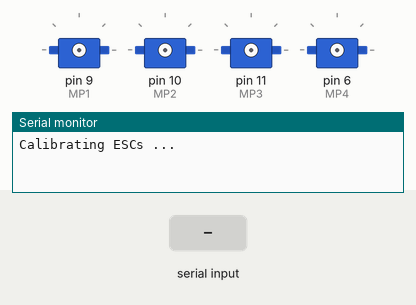
Simulated run of this sketch. Board: Arduino Uno, built with avr-gcc and run on an emulated ATmega328P. Shown: 4 × servo, the last lines printed to the serial monitor. The test bench sets the inputs (shaded band).

Above: at 0.1 s.
At 3.3 s:
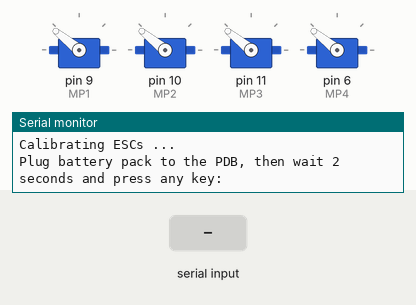
3.4 s: "90,45\n" received over Serial
At 4.8 s:
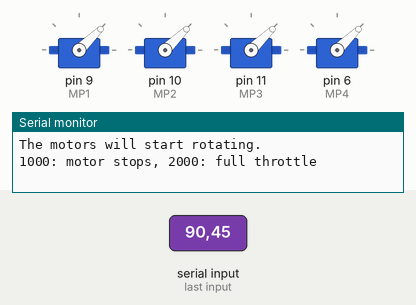
Timing chart, 0 to 6.4 s (numbered marks = the images above; inputs shaded):
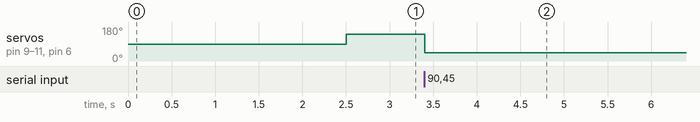

The sketch:

ESC.ino
```cpp
// ESC motor program
// Authors: Cristian Ciungu, Oussama Mehdi
// Date: March 28th, 2021
// ------------------------------------------

// include Servo library
#include <Servo.h>

// PWM and pin parameters
int Delay = 1000;
int maxSignal = 2000;
int minSignal = 1000;
int MP1 = 9;
int MP2 = 10;
int MP3 = 11;
int MP4 = 6;
float Speed = 0;

// declare Servo objects
Servo motor1;
Servo motor2;
Servo motor3;
Servo motor4;

void setup() {
  Serial.begin(9600);
  Serial.println("Calibrating ESCs ...");
  delay(2500);
  motor1.attach(MP1);
  motor2.attach(MP2);
  motor3.attach(MP3);
  motor4.attach(MP4);

  Serial.println("Plug battery pack to the PDB, then wait 2 seconds and press any key:");
  motor1.writeMicroseconds(maxSignal); // write MAX and MIN to ESCs to disable safety mode, i.e. calibrate ESCs
  motor2.writeMicroseconds(maxSignal);
  motor3.writeMicroseconds(maxSignal);
  motor4.writeMicroseconds(maxSignal);

  // Wait for input
  while (!Serial.available());
  Serial.read();

  motor1.writeMicroseconds(minSignal); // write MAX and MIN to ESCs to disable safety mode, i.e. calibrate ESCs
  motor2.writeMicroseconds(minSignal);
  motor3.writeMicroseconds(minSignal);
  motor4.writeMicroseconds(minSignal);


  Serial.println("Now, type a value between 1000 and 2000 and press enter:");
  Serial.println("The motors will start rotating.");
  Serial.println("1000: motor stops, 2000: full throttle");

}

void loop() {
  if (Serial.available() > 0){       // wait for user input
    Delay = Serial.parseInt();
    if (Delay> 999){
      motor1.writeMicroseconds(Delay); // 4 motors run
      motor2.writeMicroseconds(Delay);
      motor3.writeMicroseconds(Delay);
      motor4.writeMicroseconds(Delay);

      float Speed = (Delay-1000)/10;  // speed percentage displayed on Serial monitor
      Serial.println("Motor speed:");
      Serial.print("  ");
      Serial.print(Speed);
      Serial.print("%");
    }
  }
}
```

Measured:
- after the input at 3.4 s, servo on pin 9 (MP1), servo on pin 10 (MP2), servo on pin 11 (MP3), servo on pin 6 (MP4): 141° → 44° at once
